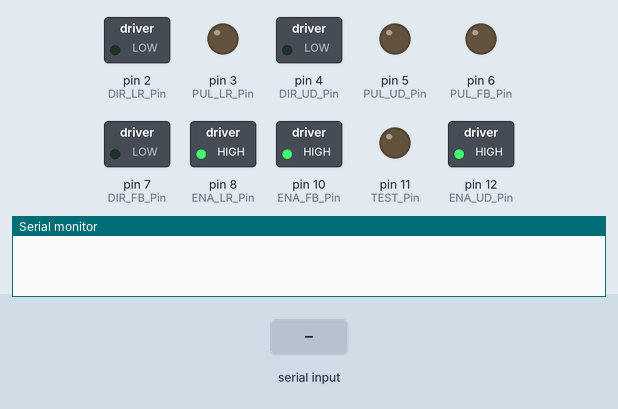
Recording of a sketch running on a simulated Arduino Uno, built with avr-gcc and run on an emulated ATmega328P. On the bench: switched loads named in the sketch (green lamp = pin HIGH), output pins drawn as LEDs (lit = HIGH), the last lines printed to the serial monitor. The test bench sets the inputs (shaded band).

Above: at 1.2 s.
1.3 s: "L,45\n" received over Serial
At 3.1 s:
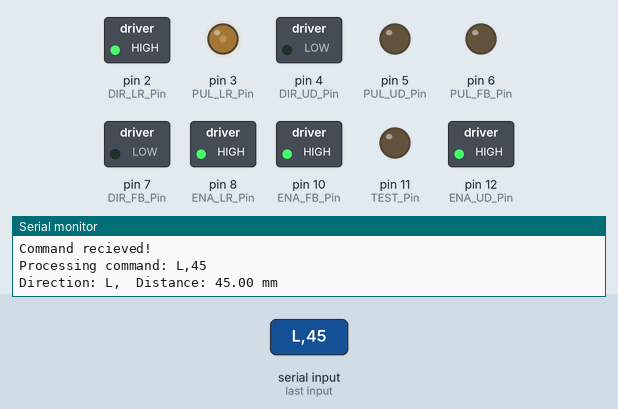
4.3 s: "U\n" received over Serial
At 4.6 s:
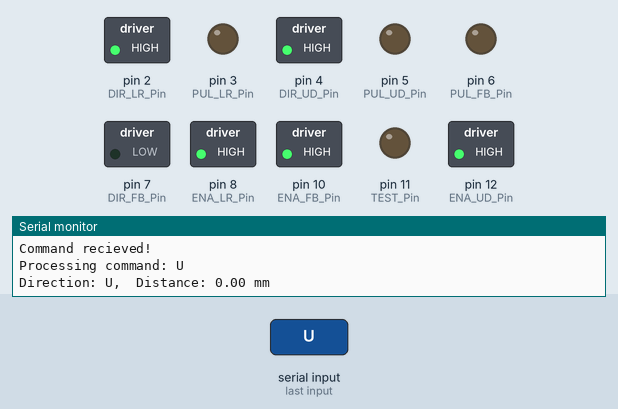
5.8 s: "F\n" received over Serial
At 6.9 s:
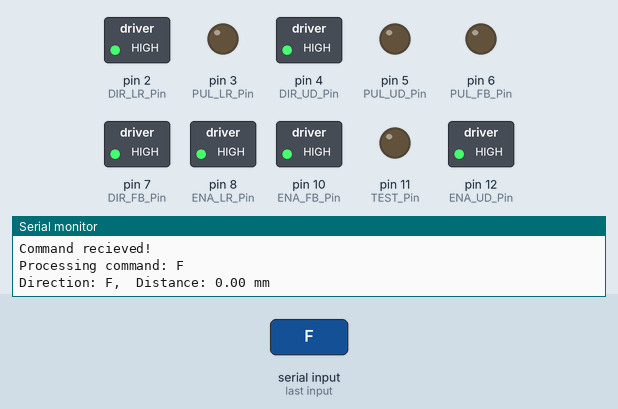
7.3 s: "D\n" received over Serial
At 8.1 s:
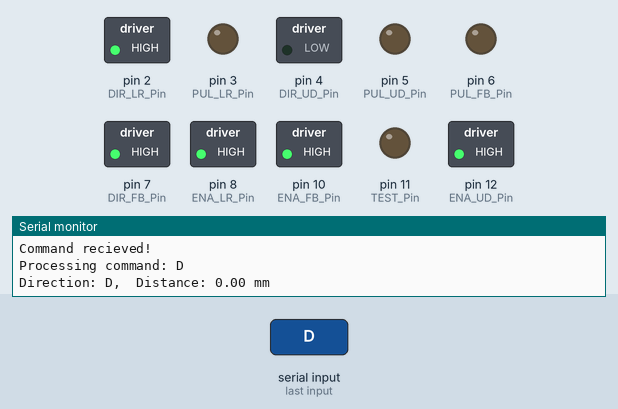
8.8 s: "O90\n" received over Serial
At 10.0 s:
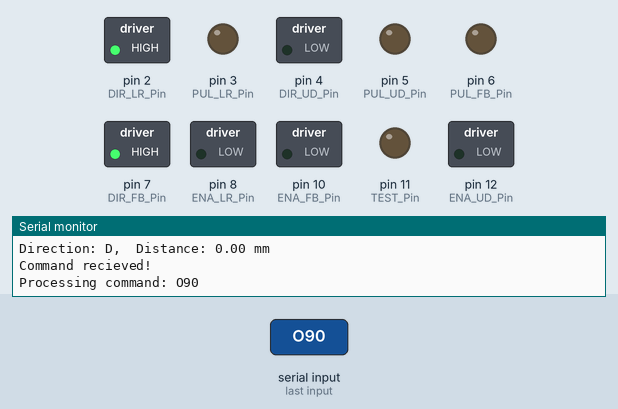
10.3 s: "B\n" received over Serial
At 11.6 s:
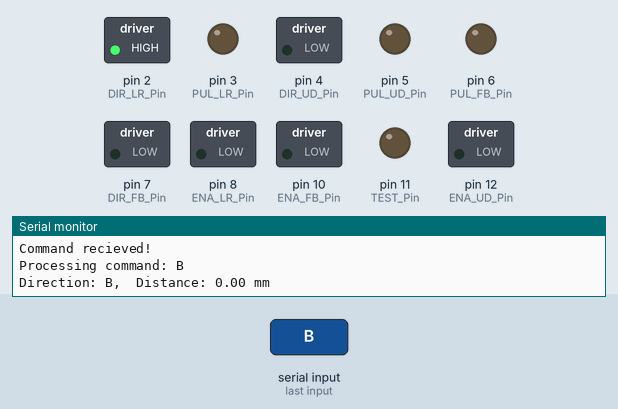
Timing chart, 0 to 12.8 s (numbered marks = the images above; inputs shaded):
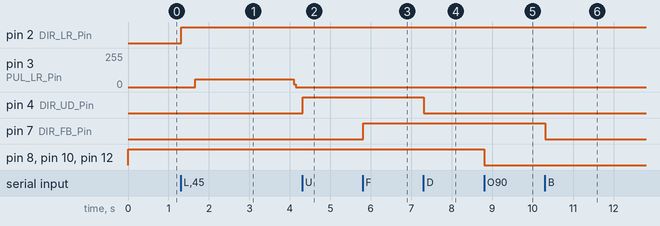

The sketch:

FUS_Toolbox_Arduino.ino
```cpp
#include <Arduino.h>

// Pin definitions
byte PUL_LR_Pin = 3;
byte PUL_UD_Pin = 5;
byte PUL_FB_Pin = 6;

byte DIR_LR_Pin = 2;
byte DIR_UD_Pin = 4;
byte DIR_FB_Pin = 7;

byte ENA_LR_Pin = 8;
byte ENA_UD_Pin = 12;
byte ENA_FB_Pin = 10;

byte TEST_Pin = 11;

const int microsteps = 125; // 125 microsteps per 10mm

volatile bool stopRequested = false; // Flag to signal stop

// Command queue setup
const int maxCommands = 100; // Maximum number of commands to store
String commandQueue[maxCommands]; // Array to store commands
int queueHead = 0; // Points to the head of the queue
int queueTail = 0; // Points to the tail of the queue
int commandCount = 0; // Number of commands in the queue

void setup()
{
  Serial.begin(9600);
  // Set pin modes
  pinMode(PUL_LR_Pin, OUTPUT);
  pinMode(PUL_UD_Pin, OUTPUT);
  pinMode(PUL_FB_Pin, OUTPUT);

  pinMode(DIR_LR_Pin, OUTPUT);
  pinMode(DIR_UD_Pin, OUTPUT);
  pinMode(DIR_FB_Pin, OUTPUT);

  pinMode(ENA_LR_Pin, OUTPUT);
  pinMode(ENA_UD_Pin, OUTPUT);
  pinMode(ENA_FB_Pin, OUTPUT);

  pinMode(TEST_Pin, OUTPUT);

  // Disable motors initially
  digitalWrite(ENA_LR_Pin, HIGH);
  digitalWrite(ENA_UD_Pin, HIGH);
  digitalWrite(ENA_FB_Pin, HIGH);
}

void loop()
{
  // Check for new commands and enqueue them
  while (Serial.available() > 0) {
    enqueueCommand(Serial.readStringUntil('\n'));
  }

  // Process the next command in the queue if available
  if (commandCount > 0) {
    String command = dequeueCommand();
    processCommand(command);
  }
}

void enqueueCommand(String command)
{
  if (commandCount < maxCommands) {
    commandQueue[queueTail] = command;
    queueTail = (queueTail + 1) % maxCommands;
    Serial.println("Command recieved!");
    commandCount++;
  } else {
    // Queue is full, handle overflow here
    Serial.println("Command queue is full. Command ignored.");
  }
}

String dequeueCommand()
{
  if (commandCount > 0) {
    String command = commandQueue[queueHead];
    queueHead = (queueHead + 1) % maxCommands;
    commandCount--;
    return command;
  }
  return "G"; // Return an G as in "green light" if the queue is empty
}

void processCommand(String command)
{
  Serial.println("Processing command: " + command);
  if (command.charAt(0) == 'O') { // Check if the received data is the ON command
    digitalWrite(ENA_LR_Pin, LOW);
    digitalWrite(ENA_UD_Pin, LOW);
    digitalWrite(ENA_FB_Pin, LOW);
  }
  else if (command.charAt(0) == 'C') { // Check if the received data is the OFF command
    digitalWrite(ENA_LR_Pin, HIGH);
    digitalWrite(ENA_UD_Pin, HIGH);
    digitalWrite(ENA_FB_Pin, HIGH);
  }
  else if (command.charAt(0) == 'S') { // Check if the received data is the stop command
    stopRequested = true; // Set the stop flag
  }
  else {
    stopRequested = false; // Reset the stop flag
    processMovementCommand(command);
  }
  if (stopRequested) {
    stopMotors();
  }
}

void processMovementCommand(String command)
{
  char direction = command.charAt(0);
  int firstCommaIndex = command.indexOf(',');
  int secondCommaIndex = command.indexOf(',', firstCommaIndex + 1);
  float distance = command.substring(firstCommaIndex + 1, secondCommaIndex).toFloat();
  float speed = command.substring(secondCommaIndex + 1).toFloat();
  float TravelTime = distance/speed;
  // Calculate steps and delay
  long steps = 20 * distance * microsteps;
  long Frequency = steps/TravelTime;
  long HalfPeriod = double((1000000.0)/(2.0*Frequency)); // Delay in microseconds
  Serial.print("Direction: ");
  Serial.print(direction);
  Serial.print(",  Distance: ");
  Serial.print(distance);
  Serial.println(" mm");
  // Control Left-Right movement
  if (direction == 'L' || direction == 'R') {
    controlStepper(DIR_LR_Pin, PUL_LR_Pin, ENA_LR_Pin, direction == 'L', steps, HalfPeriod);
  }
  // Control Up-Down movement
  else if (direction == 'U' || direction == 'D') {
    controlStepper(DIR_UD_Pin, PUL_UD_Pin, ENA_UD_Pin, direction == 'U', steps, HalfPeriod);
  }
  // Control Forward-Backward movement
  else if (direction == 'F' || direction == 'B') {
    controlStepper(DIR_FB_Pin, PUL_FB_Pin, ENA_FB_Pin, direction == 'F', steps, HalfPeriod);
  }
}

void controlStepper(byte dirPin, byte pulPin, byte enaPin, bool direction, long steps, long HalfPeriod) {
  digitalWrite(dirPin, direction ? HIGH : LOW); // Set direction
  delay(300); //minimum enable time is 200ms
  for (long i = 0; i < steps; i++) {
    if (Serial.available() > 0) {
      String receivedData = Serial.readStringUntil('\n');
      if (receivedData.charAt(0) == 'S') { // If stop command is received
        digitalWrite(pulPin, LOW); // Disable motor immediately
        stopRequested = true; // Set the stop flag
        stopMotors(); // Call stopMotors function to handle stopping
        return; // Exit the function
      } else {
        // If it's not a stop command, enqueue the command for later processing
        enqueueCommand(receivedData);
      }
    }
    digitalWrite(pulPin, HIGH);
    delayMicroseconds(HalfPeriod);
    digitalWrite(pulPin, LOW);
    delayMicroseconds(HalfPeriod);
  }
}

void stopMotors() {
  // Stop all motors
  digitalWrite(PUL_LR_Pin, LOW);
  digitalWrite(PUL_UD_Pin, LOW);
  digitalWrite(PUL_FB_Pin, LOW);
  queueHead = 0;
  queueTail = 0;
  commandCount = 0;
  stopRequested = false;
}
```

Measured:
- after the input at 1.3 s, pin 2 (DIR_LR_Pin): LOW → HIGH at once; pin 3 (PUL_LR_Pin): 0/255 → 59/255 after 0.36 s, → 0/255 2.4 s later
- after the input at 4.3 s, pin 4 (DIR_UD_Pin): LOW → HIGH at once
- after the input at 5.8 s, pin 7 (DIR_FB_Pin): LOW → HIGH at once
- after the input at 7.3 s, pin 4 (DIR_UD_Pin): HIGH → LOW at once
- after the input at 8.8 s, pin 8 (ENA_LR_Pin), pin 10 (ENA_FB_Pin), pin 12 (ENA_UD_Pin): HIGH → LOW at once
- after the input at 10.3 s, pin 7 (DIR_FB_Pin): HIGH → LOW at once
